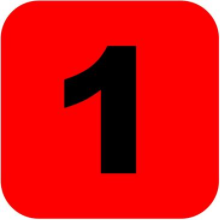
#> input picture mining/one.png, 220 x 220 px
$ python main.py
#> lines starting #> are read from the running program, lines starting #| are printed output that depends on the picture
import numpy as np
import cv2 as cv

class game:
    def __init__(self):
        self.__level = int(input("Select Level"))
        self.m_board = board(self.__level)

class board:

    def __init__(self, level):

        width = int(level*6*1.2)
        height = int(level*6*0.8)

        self.raw_board = np.random.choice([0, 1], size = (height, width), p = [0.7, 0.3])
        self.raw_board = np.pad(self.raw_board, (1, 1))

        self.mineCnt = sum(sum(self.raw_board))

        win_size = 3
        offset = int(win_size/2)
        temp = np.zeros((height, width))

        for r in range(offset, height - offset + 2):
            for c in range(offset, width - offset + 2):
                if self.raw_board[r, c] == 0:
                    window = self.raw_board[r - offset:r + offset + 1, c - offset:c + offset + 1]
                    temp[r - offset, c - offset] = np.sum(window)
                else:
                    temp[r - offset, c - offset] = -1
        self.raw_board = temp

        self.opened = np.zeros(self.raw_board.shape)

        self.score_board = np.zeros((100,200))

    def raw2real(self):
        [height, width] = self.raw_board.shape

        self.cell_size = 40
        real = np.zeros((height*self.cell_size, width*self.cell_size))
        for i in range(height):
            for j in range(width):
                pos = (int(j*self.cell_size + (self.cell_size/2)), int(i*self.cell_size + (self.cell_size/2)))
                if self.raw_board[i, j] != -1:
                    if self.raw_board[i, j] == 1:
                        real[i*self.cell_size:(i + 1)*self.cell_size, j*self.cell_size:(j + 1)*self.cell_size] = cv.resize(one, (self.cell_size, self.cell_size))
                    elif self.raw_board[i, j] == 2:
                        real[i*self.cell_size:(i + 1)*self.cell_size, j*self.cell_size:(j + 1)*self.cell_size] = cv.resize(two, (self.cell_size, self.cell_size))
                    elif self.raw_board[i, j] == 3:
                        real[i*self.cell_size:(i + 1)*self.cell_size, j*self.cell_size:(j + 1)*self.cell_size] = cv.resize(three, (self.cell_size, self.cell_size))
                    elif self.raw_board[i, j] == 4:
                        real[i*self.cell_size:(i + 1)*self.cell_size, j*self.cell_size:(j + 1)*self.cell_size] = cv.resize(four, (self.cell_size, self.cell_size))
                    elif self.raw_board[i, j] == 5:
                        real[i*self.cell_size:(i + 1)*self.cell_size, j*self.cell_size:(j + 1)*self.cell_size] = cv.resize(five, (self.cell_size, self.cell_size))
                    elif self.raw_board[i, j] == 6:
                        real[i*self.cell_size:(i + 1)*self.cell_size, j*self.cell_size:(j + 1)*self.cell_size] = cv.resize(six, (self.cell_size, self.cell_size))
                    elif self.raw_board[i, j] == 7:
                        real[i*self.cell_size:(i + 1)*self.cell_size, j*self.cell_size:(j + 1)*self.cell_size] = cv.resize(seven, (self.cell_size, self.cell_size))
                    elif self.raw_board[i, j] == 8:
                        real[i*self.cell_size:(i + 1)*self.cell_size, j*self.cell_size:(j + 1)*self.cell_size] = cv.resize(eight, (self.cell_size, self.cell_size))
                    elif self.raw_board[i, j] == 0:
                        real[i*self.cell_size:(i + 1)*self.cell_size, j*self.cell_size:(j + 1)*self.cell_size] = cv.resize(zero, (self.cell_size, self.cell_size))
                else:
                    real[i*self.cell_size:(i + 1)*self.cell_size, j*self.cell_size:(j + 1)*self.cell_size] = cv.resize(mine, (self.cell_size, self.cell_size))

        return real

    # [47 lines left out: functions dig, flag, flagrm, not called in this run]


    def display(self):


        global clk

        print(self.raw_board) #Answer


        init_mine_cnt = self.mineCnt
        [height, width] = self.raw2real().shape

        concealed = np.zeros((height, width))
        cur_board = concealed
        opened_idx_list = []

        while True:

            cv.putText(self.score_board, str(self.mineCnt), (0,100), cv.FONT_HERSHEY_SIMPLEX, 1, (255, 255, 255))
            cv.imshow('Score', self.score_board)


            if curR != -1:
                if cursorType == 0:
                    self.dig([curR, curC])
                elif cursorType == 1:
                    if self.opened[curR, curC] == 0:
                        self.flag([curR, curC])
                    elif self.opened[curR, curC] == -1:
                        self.flagrm([curR, curC])

            for r in range(self.opened.shape[0]):
                for c in range(self.opened.shape[1]):

                    if self.opened[r, c] == 1:
                        if self.raw_board[r, c] == -1:
                            print("You Failed")
                            return

                        else:
                            cur_board[r*self.cell_size:(r + 1)*self.cell_size, c*self.cell_size:(c + 1)*self.cell_size] = self.raw2real()[r*self.cell_size:(r + 1)*self.cell_size, c*self.cell_size:(c + 1)*self.cell_size]

                    elif self.opened[r, c] == -1:
                        cur_board[r*self.cell_size:(r + 1)*self.cell_size, c*self.cell_size:(c + 1)*self.cell_size] = cv.resize(flag, (self.cell_size, self.cell_size))

                    else:
                        cur_board[r*self.cell_size:(r + 1)*self.cell_size, c*self.cell_size:(c + 1)*self.cell_size] = np.zeros((self.cell_size, self.cell_size))

            for i in range(self.raw_board.shape[0]):
                for j in range(self.raw_board.shape[1]):
                    cv.line(cur_board, (j * self.cell_size, 0), (j * self.cell_size, height - 1), (255, 255, 255))
                    cv.line(cur_board, (0, i * self.cell_size), (width - 1, i * self.cell_size), (255, 255, 255))

            cv.imshow('board', cur_board)

            cnt = 0
            for i in range(self.opened.shape[0]):
                for j in range(self.opened.shape[1]):
                    if self.raw_board[i, j] != -1:
                        if self.opened[i, j] == 1:
                            cnt = cnt + 1

            if cnt == self.opened.shape[0]*self.opened.shape[1] - init_mine_cnt:
                print("You Won!!")
                break


            if cv.waitKey(1) == 27:
                break

            clk = clk + 1

# [31 lines left out: functions idx_possible, click, not called in this run]


[curR, curC] = [-1, -1]
cursorType = 0
clk = 1

one = cv.imread('one.png', cv.IMREAD_GRAYSCALE)
#> one: shape (220, 220); min 0, max 255, mean 133.5
two = cv.imread('two.png', cv.IMREAD_GRAYSCALE)
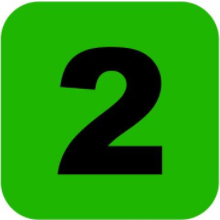
#> input picture mining/two.png, 220 x 220 px
#> two: shape (220, 220); min 0, max 255, mean 123.4
three = cv.imread('three.png', cv.IMREAD_GRAYSCALE)
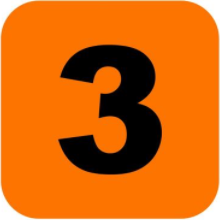
#> input picture mining/three.png, 220 x 220 px
#> three: shape (220, 220); min 0, max 255, mean 144.6
four = cv.imread('four.png', cv.IMREAD_GRAYSCALE)
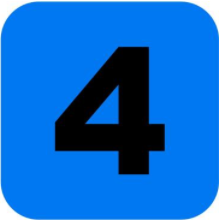
#> input picture mining/four.png, 220 x 220 px
#> four: shape (220, 220); min 0, max 255, mean 111.4
five = cv.imread('five.png', cv.IMREAD_GRAYSCALE)
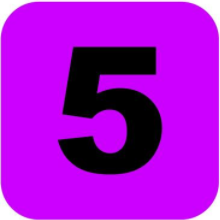
#> input picture mining/five.png, 220 x 220 px
#> five: shape (220, 220); min 0, max 255, mean 125.3
six = cv.imread('six.png', cv.IMREAD_GRAYSCALE)
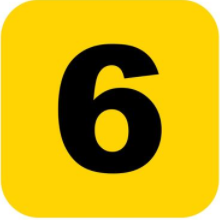
#> input picture mining/six.png, 220 x 220 px
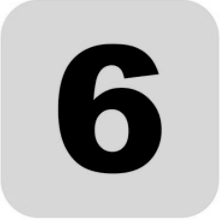
#> six: shape (220, 220); min 0, max 255, mean 177.1
seven = cv.imread('seven.png', cv.IMREAD_GRAYSCALE)
eight = cv.imread('eight.png', cv.IMREAD_GRAYSCALE)
zero = cv.imread('zero.png', cv.IMREAD_GRAYSCALE)
mine = cv.imread('mine.png', cv.IMREAD_GRAYSCALE)
flag = cv.imread('flag.png', cv.IMREAD_GRAYSCALE)

start = game()
#> the answer given: 1

cv.namedWindow('board')
cv.setMouseCallback('board', click)

start.m_board.display()
#> after the loop in raw2real, `for i in range(height):`:
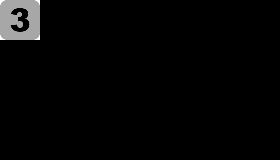
#> real: shape (160, 280) float64; min 0, max 255, mean 5.1
#> (the run stopped early here; a loop or call above may not have finished)
